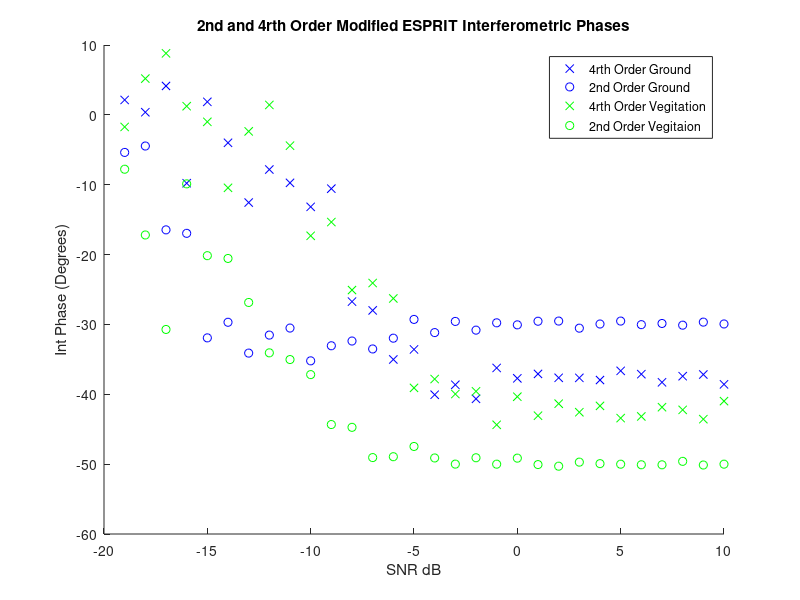
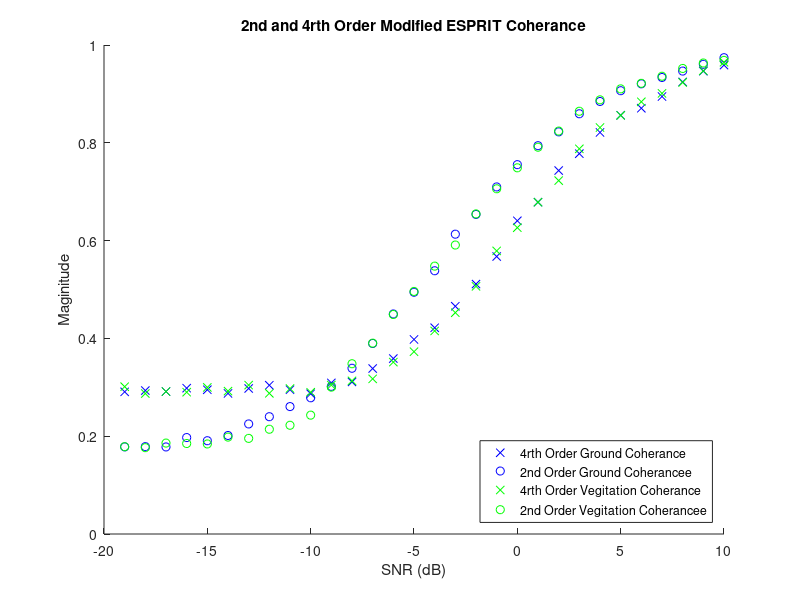

These figures' MATLAB source, in order:
%% Afric_Sim_test_ESPRIT
clc;clear;
%% Initializations
alpha = 1; %ground weighting factor
beta = 1;   %veg weighting factor
%
Pol_ground = [1;-1;0]./sqrt(2);
Pol_vegitation = [1;1;1]./sqrt(3);

ground_offset = 30*pi/180; % ground interferomitry offset
vegitation_offset = 50*pi/180;    % veg interferomitry offset
%
Averaged_samples = 100;
Window = 81;    %size of window
SNR_samples = 30;
%
ground_phase_4=zeros(SNR_samples,1);
ground_mag_4=zeros(SNR_samples,1);
ground_phase_2=zeros(SNR_samples,1);
ground_mag_2=zeros(SNR_samples,1);

vegitation_phase_4=zeros(SNR_samples,1);
vegitation_mag_4=zeros(SNR_samples,1);
vegitation_phase_2=zeros(SNR_samples,1);
vegitation_mag_2=zeros(SNR_samples,1);
%
SNR = zeros(1,SNR_samples);
%% Matrix Construction
for SNR_sample = 1:SNR_samples;
    
    SNR(SNR_sample)=SNR_sample-20;
    Noise = (10^(-SNR(SNR_sample)/20))/sqrt(3);
    
    for unusedvariable = 1:Averaged_samples
        
        g =  Pol_ground*(sqrt(-2*log(1-rand(1,Window))).*exp(1i*2*pi*rand(1,Window)));
        v =  Pol_vegitation*(sqrt(-2*log(1-rand(1,Window))).*exp(1i*2*pi*rand(1,Window)));
        
        s1 = alpha*g + beta*v;
        s2 = alpha*exp(1i*ground_offset)*g + beta*exp(1i*vegitation_offset)*v;
        
        s1_Noise = s1 + Noise*sqrt(-2*log(1-rand(3,Window))).*exp(1i*2*pi*rand(3,Window));
        s2_Noise = s2 + Noise*sqrt(-2*log(1-rand(3,Window))).*exp(1i*2*pi*rand(3,Window));
        
        
        %% Fourth Order ESPRIT
        S1_4=[s1_Noise(1,:).*s1_Noise(1,:)
            s1_Noise(2,:).*s1_Noise(2,:)
            s1_Noise(3,:).*s1_Noise(3,:)
            s1_Noise(1,:).*s1_Noise(2,:)
            s1_Noise(1,:).*s1_Noise(3,:)
            s1_Noise(2,:).*s1_Noise(3,:)];
        
        S2_4=[s2_Noise(1,:).*s2_Noise(1,:)
            s2_Noise(2,:).*s2_Noise(2,:)
            s2_Noise(3,:).*s2_Noise(3,:)
            s2_Noise(1,:).*s2_Noise(2,:)
            s2_Noise(1,:).*s2_Noise(3,:)
            s2_Noise(2,:).*s2_Noise(3,:)];
        
        R1_4 = S1_4*S1_4'/Window;
        R2_4 = S1_4*S2_4'/Window;
        
        [eigenvec_4,eigenval_4] = eig(pinv(R1_4)*R2_4);
        
        [~,srt_4]=sort(abs(diag(eigenval_4)),'descend');
        
        Leig_copol = abs(eigenvec_4(1,srt_4(1)))^2 + abs(eigenvec_4(2,srt_4(1)))^2;
        SLeig_copol = abs(eigenvec_4(1,srt_4(2)))^2 + abs(eigenvec_4(2,srt_4(2)))^2;
        
        if (Leig_copol >= SLeig_copol)
            
            ground_phase_4(SNR_sample) = ground_phase_4(SNR_sample) + 0.5*angle(eigenval_4(srt_4(1),srt_4(1)))/Averaged_samples;
            ground_mag_4(SNR_sample) = ground_mag_4(SNR_sample) + abs(eigenval_4(srt_4(1),srt_4(1)))/Averaged_samples;
            
            vegitation_phase_4(SNR_sample) = vegitation_phase_4(SNR_sample) + 0.5*angle(eigenval_4(srt_4(2),srt_4(2)))/Averaged_samples;
            vegitation_mag_4(SNR_sample) = vegitation_mag_4(SNR_sample) + abs(eigenval_4(srt_4(2),srt_4(2)))/Averaged_samples;
            
        else
            
            ground_phase_4(SNR_sample) = ground_phase_4(SNR_sample) + 0.5*angle(eigenval_4(srt_4(2),srt_4(2)))/Averaged_samples;
            ground_mag_4(SNR_sample) = ground_mag_4(SNR_sample) + abs(eigenval_4(srt_4(2),srt_4(2)))/Averaged_samples;
            
            vegitation_phase_4(SNR_sample) = vegitation_phase_4(SNR_sample) + 0.5*angle(eigenval_4(srt_4(1),srt_4(1)))/Averaged_samples;
            vegitation_mag_4(SNR_sample) = vegitation_mag_4(SNR_sample) + abs(eigenval_4(srt_4(1),srt_4(1)))/Averaged_samples;
            
        end
        %% Second Order ESPRIT
        S1_2 = [s1_Noise(1,:)
            s1_Noise(2,:)
            s1_Noise(3,:)];
        
        S2_2 = [s2_Noise(1,:)
            s2_Noise(2,:)
            s2_Noise(3,:)];
        
        R1_2 = S1_2*S1_2'/Window;
        R2_2 = S1_2*S2_2'/Window;
        
        [eigenvec_2,eigenval_2] = eig(pinv(R1_2)*R2_2);
        
        [~,srt_2]=sort(abs(diag(eigenval_2)),'descend');
        
        Leig_copol = abs(eigenvec_2(1,srt_2(1)))^2 + abs(eigenvec_2(2,srt_2(1)))^2;
        SLeig_copol = abs(eigenvec_2(1,srt_2(2)))^2 + abs(eigenvec_2(2,srt_2(2)))^2;
        
        if (Leig_copol >= SLeig_copol)
            
            ground_phase_2(SNR_sample) = ground_phase_2(SNR_sample) + angle(eigenval_2(srt_2(1),srt_2(1)))/Averaged_samples;
            ground_mag_2(SNR_sample) = ground_mag_2(SNR_sample) + abs(eigenval_2(srt_2(1),srt_2(1)))/Averaged_samples;
            
            vegitation_phase_2(SNR_sample) = vegitation_phase_2(SNR_sample) + angle(eigenval_2(srt_2(2),srt_2(2)))/Averaged_samples;
            vegitation_mag_2(SNR_sample) = vegitation_mag_2(SNR_sample) + abs(eigenval_2(srt_2(2),srt_2(2)))/Averaged_samples;
            
        else
            
            ground_phase_2(SNR_sample) = ground_phase_2(SNR_sample) + angle(eigenval_2(srt_2(2),srt_2(2)))/Averaged_samples;
            ground_mag_2(SNR_sample) = ground_mag_2(SNR_sample) + abs(eigenval_2(srt_2(2),srt_2(2)))/Averaged_samples;
            
            vegitation_phase_2(SNR_sample) = vegitation_phase_2(SNR_sample) + angle(eigenval_2(srt_2(1),srt_2(1)))/Averaged_samples;
            vegitation_mag_2(SNR_sample) = vegitation_mag_2(SNR_sample) + abs(eigenval_2(srt_2(1),srt_2(1)))/Averaged_samples;
            
        end
        
    end
end
%% Plotting Results

figure(1);
title('2nd and 4rth Order Modified ESPRIT Interferometric Phases');
xlabel('SNR dB');ylabel('Int Phase (Degrees)');
hold on;
plot(SNR,ground_phase_4*180/pi,'bx');
plot(SNR,ground_phase_2*180/pi,'bo');
plot(SNR,vegitation_phase_4*180/pi,'gx');
plot(SNR,vegitation_phase_2*180/pi,'go');
legend('4rth Order Ground','2nd Order Ground','4rth Order Vegitation','2nd Order Vegitaion','Location','northeast')
hold off

figure(2)
title('2nd and 4rth Order Modified ESPRIT Coherance');
xlabel('SNR (dB)');ylabel('Maginitude')
hold on;
plot(SNR,ground_mag_4,'bx');
plot(SNR,ground_mag_2,'bo');
plot(SNR,vegitation_mag_4,'gx');
plot(SNR,vegitation_mag_2,'go');
legend('4rth Order Ground Coherance','2nd Order Ground Coherancee','4rth Order Vegitation Coherance','2nd Order Vegitation Coherancee','Location','southeast');
hold off;
